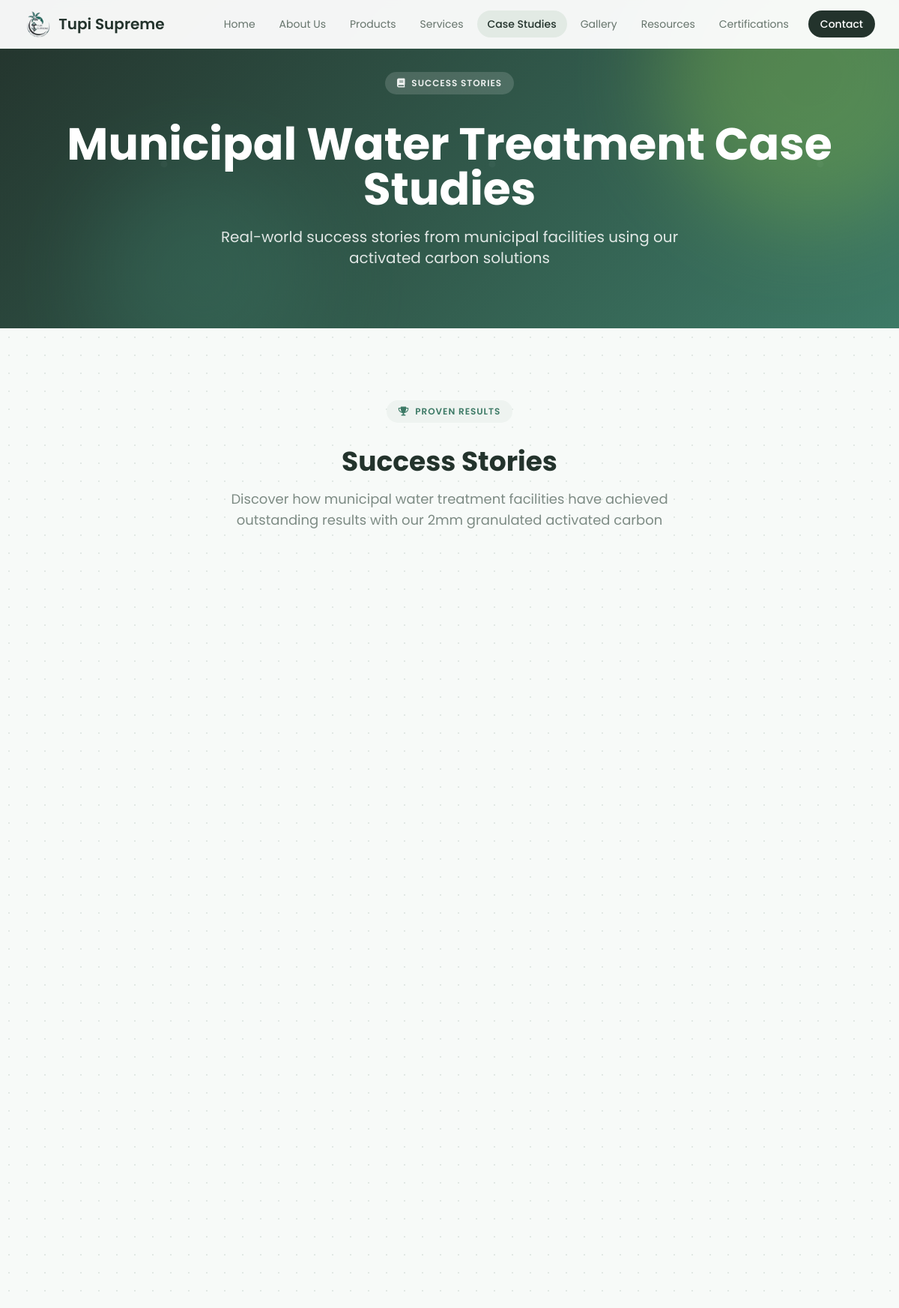
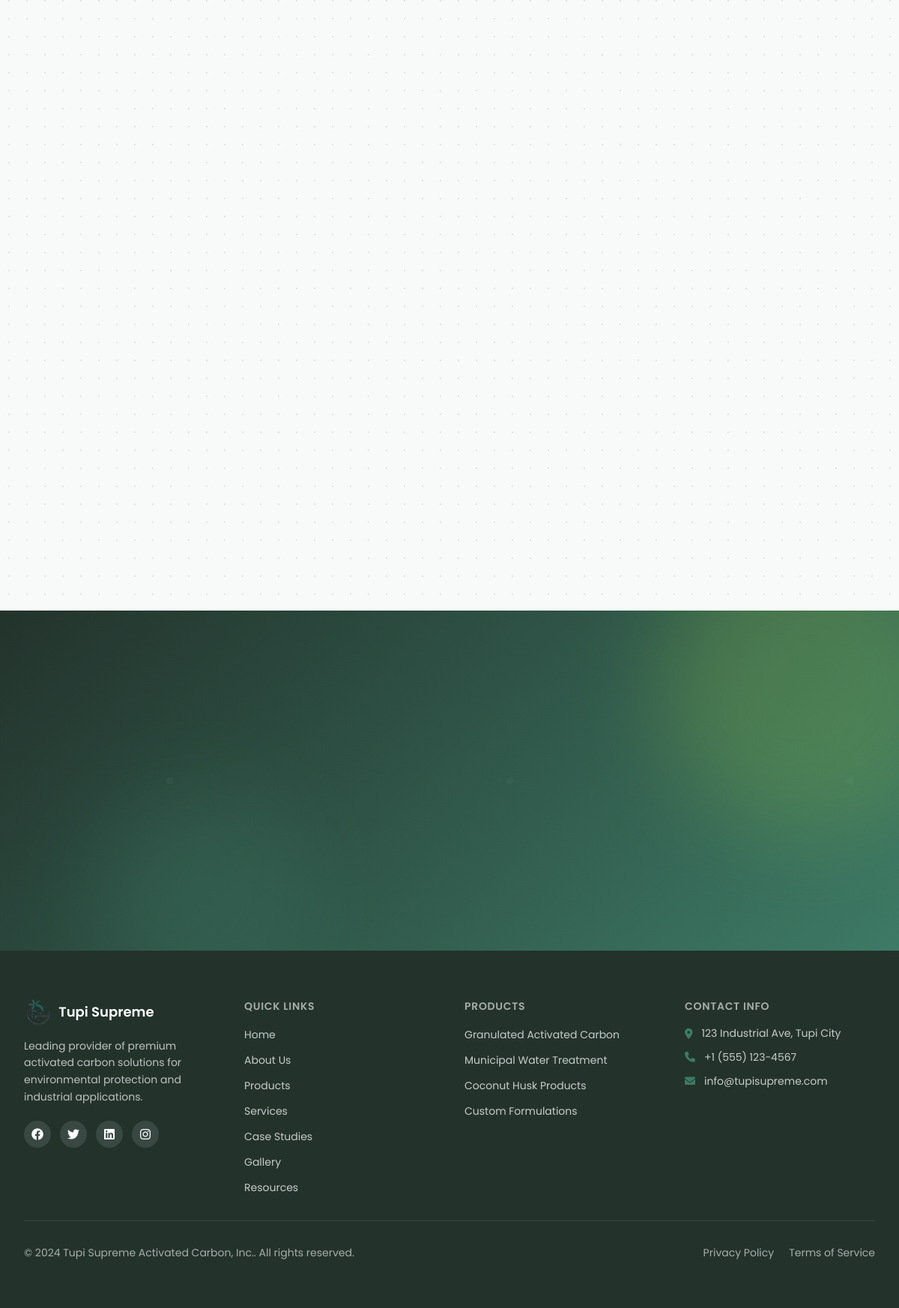
Page /case-studies.php on the committed database (2 pictures, top to bottom).
### tables this page shows
CREATE TABLE IF NOT EXISTS site_settings (
    id INT AUTO_INCREMENT PRIMARY KEY,
    setting_key VARCHAR(100) UNIQUE NOT NULL,
    setting_value TEXT,
    setting_type VARCHAR(50) DEFAULT 'text',
    description TEXT,
    updated_at TIMESTAMP DEFAULT CURRENT_TIMESTAMP ON UPDATE CURRENT_TIMESTAMP,
    updated_by INT,
    FOREIGN KEY (updated_by) REFERENCES admin_users(id) ON DELETE SET NULL,
    INDEX idx_setting_key (setting_key)
);

CREATE TABLE `page_content` (
  `id` int(11) NOT NULL,
  `page_name` varchar(50) NOT NULL,
  `section_name` varchar(100) NOT NULL,
  `content_type` enum('text','html','json','image_url') DEFAULT 'text',
  `content` text DEFAULT NULL,
  `hero_icon` varchar(100) DEFAULT NULL,
  `display_order` int(11) DEFAULT 0,
  `is_active` tinyint(1) DEFAULT 1,
  `created_at` timestamp NOT NULL DEFAULT current_timestamp(),
  `updated_at` timestamp NOT NULL DEFAULT current_timestamp() ON UPDATE current_timestamp(),
  `updated_by` int(11) DEFAULT NULL
);

CREATE TABLE IF NOT EXISTS social_media (
    id INT AUTO_INCREMENT PRIMARY KEY,
    platform VARCHAR(50) NOT NULL,
    url VARCHAR(500) NOT NULL,
    icon_class VARCHAR(100),
    display_order INT DEFAULT 0,
    is_active TINYINT(1) DEFAULT 1,
    created_at TIMESTAMP DEFAULT CURRENT_TIMESTAMP,
    updated_at TIMESTAMP DEFAULT CURRENT_TIMESTAMP ON UPDATE CURRENT_TIMESTAMP,
    updated_by INT,
    FOREIGN KEY (updated_by) REFERENCES admin_users(id) ON DELETE SET NULL,
    UNIQUE KEY unique_platform (platform),
    INDEX idx_display_order (display_order)
);

CREATE TABLE IF NOT EXISTS footer_links (
    id INT AUTO_INCREMENT PRIMARY KEY,
    category VARCHAR(50) NOT NULL,
    label VARCHAR(200) NOT NULL,
    url VARCHAR(500) NOT NULL,
    display_order INT DEFAULT 0,
    is_active TINYINT(1) DEFAULT 1,
    created_at TIMESTAMP DEFAULT CURRENT_TIMESTAMP,
    updated_at TIMESTAMP DEFAULT CURRENT_TIMESTAMP ON UPDATE CURRENT_TIMESTAMP,
    updated_by INT,
    FOREIGN KEY (updated_by) REFERENCES admin_users(id) ON DELETE SET NULL,
    INDEX idx_category (category),
    INDEX idx_display_order (display_order)
);

### includes/config.php (called while the page is built, shortened)
<?php
function getSiteSetting($key, $default = '') {
    $db = getDB();
    $stmt = $db->prepare("SELECT setting_value FROM site_settings WHERE setting_key = ?");
    $stmt->bind_param("s", $key);
    $stmt->execute();
    $result = $stmt->get_result();
    if ($row = $result->fetch_assoc()) {
        return $row['setting_value'];
    }
    return $default;
}
function getPageContent($page_name, $section_name, $default = '') {
    $db = getDB();
    $stmt = $db->prepare("SELECT content FROM page_content WHERE page_name = ? AND section_name = ? AND is_active = 1");
    $stmt->bind_param("ss", $page_name, $section_name);
    $stmt->execute();
    $result = $stmt->get_result();
    if ($row = $result->fetch_assoc()) {
        return $row['content'];
    }
    return $default;
}
function getSocialMedia() {
    $db = getDB();
    $result = $db->query("SELECT * FROM social_media WHERE is_active = 1 ORDER BY display_order");
    $social = [];
    while ($row = $result->fetch_assoc()) {
        $social[] = $row;
    }
    return $social;
}
function getFooterLinks($category = null) {
    $db = getDB();
    $sql = "SELECT * FROM footer_links WHERE is_active = 1";
    if ($category) {
        $sql .= " AND category = '" . $db->real_escape_string($category) . "'";
    }
    $sql .= " ORDER BY display_order";
    $result = $db->query($sql);
    $links = [];
    while ($row = $result->fetch_assoc()) {
        $links[] = $row;
    }
    return $links;
}
function htmlspecialchars_safe($string) {
    return htmlspecialchars($string ?? '', ENT_QUOTES, 'UTF-8');
}

### case-studies.php (the view, shortened to what this page needs)
<?php
require_once 'includes/config.php';
$current_page = 'case-studies';
$page_header_title = getPageContent('case-studies', 'page_header_title', 'Municipal Water Treatment Case Studies');
$page_header_subtitle = getPageContent('case-studies', 'page_header_subtitle', 'Real-world success stories from municipal facilities using our activated carbon solutions');
$section_title = getPageContent('case-studies', 'section_title', 'Success Stories');
$section_subtitle = getPageContent('case-studies', 'section_subtitle', 'Discover how municipal water treatment facilities have achieved outstanding results with our 2mm granulated activated carbon');
?>
<!DOCTYPE html>
<html lang="en">
<head>
    <script src="https://cdn.tailwindcss.com"></script>
    <link href="https://cdnjs.cloudflare.com/ajax/libs/font-awesome/6.0.0/css/all.min.css" rel="stylesheet">
</head>
<body>
    <?php include 'includes/navbar.php'; ?>
    <section id="page-header" class="page-header-gradient text-white relative overflow-hidden pt-24 pb-20">
        <div class="orb orb-1"></div>
        <div class="orb orb-2"></div>
        <div class="page-header-pattern absolute inset-0 opacity-30"></div>
        <div class="max-w-7xl mx-auto px-4 sm:px-6 lg:px-8 relative z-10">
            <div class="text-center">
                <span class="eyebrow bg-white/15 text-white/90 mb-5 fade-in fade-in-delay-1">
                    <i class="fas fa-book text-xs"></i> Success Stories
                </span>
                <h1 class="text-4xl lg:text-6xl font-bold mb-5 leading-tight mt-4 fade-in fade-in-delay-2"><?php echo htmlspecialchars_safe($page_header_title); ?></h1>
                <p class="text-lg lg:text-xl text-white/85 max-w-2xl mx-auto fade-in fade-in-delay-3"><?php echo htmlspecialchars_safe($page_header_subtitle); ?></p>
            </div>
        </div>
    </section>
    <section id="main" class="py-20 lg:py-24 relative overflow-hidden">
        <div class="absolute inset-0 dot-grid opacity-40"></div>
        <div class="max-w-7xl mx-auto px-4 sm:px-6 lg:px-8 relative">
            <div class="text-center mb-16 reveal">
                <span class="eyebrow mb-4">
                    <i class="fas fa-trophy text-xs"></i> Proven Results
                </span>
                <h2 class="text-3xl lg:text-4xl font-bold text-[#23332c] mb-4 mt-4"><?php echo htmlspecialchars_safe($section_title); ?></h2>
                <p class="text-lg text-[#7d8b84] max-w-2xl mx-auto"><?php echo htmlspecialchars_safe($section_subtitle); ?></p>
            </div>
        </div>
    </section>
    <section id="cta" class="relative overflow-hidden py-20 lg:py-24">
        <div class="absolute inset-0 page-header-gradient"></div>
        <div class="orb orb-1" style="background: #8bc34a; opacity: 0.25;"></div>
        <div class="orb orb-2" style="background: #3d7a66; opacity: 0.3;"></div>
        <div class="page-header-pattern absolute inset-0 opacity-30"></div>
    </section>
    <?php include 'includes/footer.php'; ?>
</body>
</html>

### includes/navbar.php (shortened to what this page needs)
<?php
$company_name = getSiteSetting('company_short_name', 'Tupi Supreme');
?>
<nav class="bg-white/95 backdrop-blur-sm text-[#23332c] fixed w-full top-0 z-50 border-b border-[#e6ece8]">
    <div class="max-w-7xl mx-auto px-4 sm:px-6 lg:px-8">
        <div class="flex justify-between items-center h-16">
            <a href="index.php" class="flex items-center text-xl font-semibold text-[#23332c]">
                <img src="uploads/images/tupi_supreme_logo.png" alt="<?php echo htmlspecialchars_safe($company_name); ?> logo" class="h-9 w-auto mr-2 object-contain"><?php echo htmlspecialchars_safe($company_name); ?>
            </a>
            <div class="hidden md:block">
                <div class="ml-10 flex items-center gap-1">
                    <a href="index.php" class="<?php echo $current_page === 'index' ? 'bg-[#e2eae4] text-[#23332c] font-medium' : 'text-[#66746c] hover:bg-[#eaf0ec] hover:text-[#23332c]'; ?> px-3.5 py-2 rounded-full text-sm transition-colors">Home</a>
                    <a href="about.php" class="<?php echo $current_page === 'about' ? 'bg-[#e2eae4] text-[#23332c] font-medium' : 'text-[#66746c] hover:bg-[#eaf0ec] hover:text-[#23332c]'; ?> px-3.5 py-2 rounded-full text-sm transition-colors">About Us</a>
                    <a href="products.php" class="<?php echo $current_page === 'products' ? 'bg-[#e2eae4] text-[#23332c] font-medium' : 'text-[#66746c] hover:bg-[#eaf0ec] hover:text-[#23332c]'; ?> px-3.5 py-2 rounded-full text-sm transition-colors">Products</a>
                    <a href="services.php" class="<?php echo $current_page === 'services' ? 'bg-[#e2eae4] text-[#23332c] font-medium' : 'text-[#66746c] hover:bg-[#eaf0ec] hover:text-[#23332c]'; ?> px-3.5 py-2 rounded-full text-sm transition-colors">Services</a>
                    <a href="case-studies.php" class="<?php echo $current_page === 'case-studies' ? 'bg-[#e2eae4] text-[#23332c] font-medium' : 'text-[#66746c] hover:bg-[#eaf0ec] hover:text-[#23332c]'; ?> px-3.5 py-2 rounded-full text-sm transition-colors">Case Studies</a>
                    <a href="gallery.php" class="<?php echo $current_page === 'gallery' ? 'bg-[#e2eae4] text-[#23332c] font-medium' : 'text-[#66746c] hover:bg-[#eaf0ec] hover:text-[#23332c]'; ?> px-3.5 py-2 rounded-full text-sm transition-colors">Gallery</a>
                    <a href="resources.php" class="<?php echo $current_page === 'resources' ? 'bg-[#e2eae4] text-[#23332c] font-medium' : 'text-[#66746c] hover:bg-[#eaf0ec] hover:text-[#23332c]'; ?> px-3.5 py-2 rounded-full text-sm transition-colors">Resources</a>
                    <a href="certifications.php" class="<?php echo $current_page === 'certifications' ? 'bg-[#e2eae4] text-[#23332c] font-medium' : 'text-[#66746c] hover:bg-[#eaf0ec] hover:text-[#23332c]'; ?> px-3.5 py-2 rounded-full text-sm transition-colors">Certifications</a>
                    <a href="contact.php" class="ml-2 bg-[#23332c] text-white hover:bg-[#3a4a41] px-4 py-2 rounded-full text-sm font-medium transition-colors">Contact</a>
                </div>
            </div>
        </div>
    </div>
</nav>

### includes/footer.php
<?php
$company_name = getSiteSetting('company_short_name', 'Tupi Supreme');
$company_tagline = getSiteSetting('company_tagline', 'Leading provider of premium activated carbon solutions for environmental protection and industrial applications.');
$contact_address = getSiteSetting('contact_address', '123 Industrial Ave, Tupi City');
$contact_phone = getSiteSetting('contact_phone', '+1 (555) 123-4567');
$contact_email = getSiteSetting('contact_email', 'info@tupisupreme.com');
$copyright_year = getSiteSetting('copyright_year', '2024');
$social_media = getSocialMedia();
$quick_links = getFooterLinks('quick_links');
$product_links = getFooterLinks('products');
$legal_links = getFooterLinks('legal');
?>
<footer class="bg-[#23332c] text-white py-16">
    <div class="max-w-7xl mx-auto px-4 sm:px-6 lg:px-8">
        <div class="grid grid-cols-1 md:grid-cols-4 gap-10">
            <div>
                <h5 class="text-lg font-semibold mb-4 flex items-center">
                    <img src="uploads/images/tupi_supreme_logo.png" alt="<?php echo htmlspecialchars_safe($company_name); ?> logo" class="h-9 w-auto mr-2 object-contain"><?php echo htmlspecialchars_safe($company_name); ?>
                </h5>
                <p class="text-white/70 mb-5 text-sm leading-relaxed"><?php echo htmlspecialchars_safe($company_tagline); ?></p>
                <div class="flex space-x-3">
                    <?php foreach ($social_media as $social): ?>
                        <a href="<?php echo htmlspecialchars_safe($social['url']); ?>" class="w-9 h-9 rounded-full bg-white/10 hover:bg-[#3d7a66] text-white flex items-center justify-center transition-colors" target="_blank" rel="noopener">
                            <i class="<?php echo htmlspecialchars_safe($social['icon_class']); ?>"></i>
                        </a>
                    <?php endforeach; ?>
                </div>
            </div>
            <div>
                <h6 class="text-sm font-semibold uppercase tracking-wider text-white/60 mb-4">Quick Links</h6>
                <ul class="space-y-2.5">
                    <?php foreach ($quick_links as $link): ?>
                        <li><a href="<?php echo htmlspecialchars_safe($link['url']); ?>" class="text-white/75 hover:text-[#8bc34a] transition-colors text-sm"><?php echo htmlspecialchars_safe($link['label']); ?></a></li>
                    <?php endforeach; ?>
                </ul>
            </div>
            <div>
                <h6 class="text-sm font-semibold uppercase tracking-wider text-white/60 mb-4">Products</h6>
                <ul class="space-y-2.5">
                    <?php foreach ($product_links as $link): ?>
                        <li><a href="<?php echo htmlspecialchars_safe($link['url']); ?>" class="text-white/75 hover:text-[#8bc34a] transition-colors text-sm"><?php echo htmlspecialchars_safe($link['label']); ?></a></li>
                    <?php endforeach; ?>
                </ul>
            </div>
            <div>
                <h6 class="text-sm font-semibold uppercase tracking-wider text-white/60 mb-4">Contact Info</h6>
                <ul class="space-y-3 text-white/75 text-sm">
                    <li class="flex items-start">
                        <i class="fas fa-map-marker-alt mr-3 mt-1 text-[#3d7a66]"></i><span><?php echo htmlspecialchars_safe($contact_address); ?></span>
                    </li>
                    <li class="flex items-center">
                        <i class="fas fa-phone mr-3 text-[#3d7a66]"></i><?php echo htmlspecialchars_safe($contact_phone); ?>
                    </li>
                    <li class="flex items-center">
                        <i class="fas fa-envelope mr-3 text-[#3d7a66]"></i><?php echo htmlspecialchars_safe($contact_email); ?>
                    </li>
                </ul>
            </div>
        </div>
        <hr class="border-white/10 my-8">
        <div class="flex flex-col md:flex-row justify-between items-center">
            <p class="text-white/60 text-sm">&copy; <?php echo htmlspecialchars_safe($copyright_year); ?> <?php echo htmlspecialchars_safe(getSiteSetting('company_name', 'Tupi Supreme Activated Carbon, Inc.')); ?>. All rights reserved.</p>
            <div class="flex space-x-5 mt-4 md:mt-0">
                <?php foreach ($legal_links as $link): ?>
                    <a href="<?php echo htmlspecialchars_safe($link['url']); ?>" class="text-white/60 hover:text-[#8bc34a] transition-colors text-sm"><?php echo htmlspecialchars_safe($link['label']); ?></a>
                <?php endforeach; ?>
            </div>
        </div>
    </div>
</footer>

### case-studies.php (style rules this page uses)
html { scroll-behavior: smooth; }
body { font-family: 'Poppins', ui-sans-serif, system-ui, sans-serif; background-color: #f7faf8; color: #23332c; }
.page-header-gradient { background: linear-gradient(135deg, #23332c, #3d7a66); }
.orb { position: absolute; border-radius: 50%; filter: blur(60px); opacity: 0.35; pointer-events: none; }
.orb-1 { width: 400px; height: 400px; background: #8bc34a; top: -100px; right: -80px; animation: float 8s ease-in-out infinite; }
.orb-2 { width: 300px; height: 300px; background: #3d7a66; bottom: -80px; left: 10%; animation: float 10s ease-in-out infinite reverse; }
.dot-grid { background-image: radial-gradient(circle, #c0ccc5 1px, transparent 1px); background-size: 24px 24px; }
.eyebrow { display: inline-flex; align-items: center; gap: 0.5rem; padding: 0.375rem 1rem; background-color: #eef3f0; color: #3d7a66; font-size: 0.75rem; font-weight: 600; letter-spacing: 0.08em; text-transform: uppercase; border-radius: 9999px; }
.reveal { opacity: 0; transform: translateY(24px); transition: opacity 0.6s cubic-bezier(0.4, 0, 0.2, 1), transform 0.6s cubic-bezier(0.4, 0, 0.2, 1); }
.reveal.is-visible { opacity: 1; transform: translateY(0); }
.fade-in { opacity: 0; animation: fadeInUp 0.5s ease-out forwards; }
.fade-in-delay-1 { animation-delay: 0.05s; }
.fade-in-delay-2 { animation-delay: 0.15s; }
.fade-in-delay-3 { animation-delay: 0.25s; }

### includes/navbar.php (style rules this page uses)
section[id] { scroll-margin-top:5rem }

### rows in the picture
site_settings: setting_value "Tupi Supreme"
page_content: content "Municipal Water Treatment Case Studies"
page_content: content "Real-world success stories from municipal facilities using our activated carbon solutions"
page_content: content "Success Stories"
page_content: content "Discover how municipal water treatment facilities have achieved outstanding results with our 2mm granulated activated carbon"
site_settings: setting_value "Leading provider of premium activated carbon solutions for environmental protection and industrial applications."
footer_links: label "Home"
footer_links: label "About Us"
footer_links: label "Products"
footer_links: label "Services"
footer_links: label "Case Studies"
footer_links: label "Gallery"
footer_links: label "Resources"
footer_links: label "Granulated Activated Carbon"
footer_links: label "Municipal Water Treatment"
footer_links: label "Coconut Husk Products"
footer_links: label "Custom Formulations"
site_settings: setting_value "123 Industrial Ave, Tupi City"
site_settings: setting_value "+1 (555) 123-4567"
site_settings: setting_value "info@tupisupreme.com"
site_settings: setting_value "2024"
site_settings: setting_value "Tupi Supreme Activated Carbon, Inc."
footer_links: label "Privacy Policy"
footer_links: label "Terms of Service"
